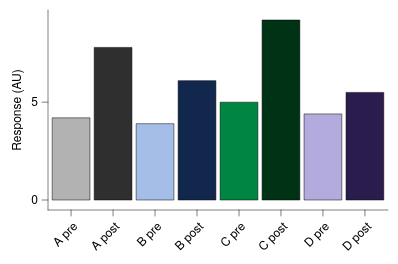

This figure's Vega-Lite source:
### Vega-Lite specification from a JSON file in a GitHub repository (floating-point values rounded to 4 significant figures)
{"background": null, "config": {"arc": {"fill": "#DBDBDB", "fillOpacity": 1.0, "innerRadius": 25.0, "padAngle": 0.03, "stroke": "black", "strokeOpacity": 1, "strokeWidth": 0.25}, "area": {"fill": "#DBDBDB", "fillOpacity": 1.0, "stroke": "black", "strokeOpacity": 1, "strokeWidth": 0.25}, "axis": {"domain": true, "domainCap": "round", "domainColor": "black", "domainWidth": 0.25, "grid": false, "gridCap": "round", "gridColor": "#F1F1F1", "gridDash": [0, 0], "gridOpacity": 1.0, "gridWidth": 0.25, "labelColor": "black", "labelFont": "Helvetica Neue, HelveticaNeue, Helvetica, Arial, sans-serif", "labelFontSize": 6, "labelFontStyle": "normal", "labelFontWeight": 400, "offset": 0, "ticks": true, "tickCap": "round", "tickColor": "black", "tickRound": false, "tickSize": 3, "tickWidth": 0.25, "titleColor": "black", "titleFont": "Helvetica Neue, HelveticaNeue, Helvetica, Arial, sans-serif", "titleFontSize": 6, "titleFontStyle": "normal", "titleFontWeight": 400}, "axisX": {"domain": true, "labelAlign": "right", "labelAngle": 315, "labels": true, "ticks": true, "translate": 0}, "axisY": {"domain": true, "labelAlign": "right", "labelAngle": 0, "labels": true, "ticks": true, "translate": 0}, "axisRight": {"domain": true, "labelAlign": "left", "labelAngle": 0, "labels": true, "ticks": true, "translate": 0}, "axisTop": {"domain": true, "labelAlign": "left", "labelAngle": 45, "labels": true, "ticks": true, "translate": 0}, "axisBand": {"tickOffset": 0}, "bar": {"fill": "#DBDBDB", "fillOpacity": 1.0, "stroke": "black", "strokeOpacity": 1, "strokeWidth": 0.25}, "boxplot": {"size": 9.0, "ticks": {"cornerRadius": 0.25, "fill": "black", "opacity": 1, "size": 4.5, "thickness": 0.25}, "box": {"fillOpacity": 1.0, "stroke": "black", "strokeOpacity": 1, "strokeWidth": 0.25}, "median": {"cornerRadius": 0, "fill": "black", "fillOpacity": 1.0, "opacity": 1, "size": 9.0, "thickness": 0.25}, "rule": {"fill": "black", "fillOpacity": 1.0, "size": 10.0, "stroke": "black", "strokeDash": [0, 0], "strokeOpacity": 1, "strokeWidth": 0.25}, "outliers": {"color": "black", "fill": "black", "fillOpacity": 1.0, "size": 0, "stroke": "black", "strokeOpacity": 1, "strokeWidth": 0.25}}, "circle": {"fill": "black", "fillOpacity": 1.0, "size": 1.25, "stroke": null, "strokeOpacity": 1, "strokeWidth": 0.25}, "errorband": {"band": {"fillOpacity": 0.6, "stroke": null, "strokeWidth": 0.25, "strokeOpacity": 1}, "borders": {"opacity": 0, "strokeOpacity": 1, "strokeWidth": 0.25}}, "errorbar": {"opacity": 1, "rule": {"strokeDash": [0, 0], "strokeWidth": 0.25}, "ticks": {"color": "black", "cornerRadius": 0.125, "opacity": 1, "size": 6.0, "thickness": 0.25}, "thickness": 0.25}, "font": "Helvetica Neue, HelveticaNeue, Helvetica, Arial, sans-serif", "geoshape": {"fill": "#DBDBDB", "fillOpacity": 1.0, "stroke": "black", "strokeOpacity": 1, "strokeWidth": 0.25}, "header": {"labelColor": "black", "labelFont": "Helvetica Neue, HelveticaNeue, Helvetica, Arial, sans-serif", "labelFontSize": 6, "labelFontStyle": "normal", "labelFontWeight": 400, "titleColor": "black", "titleFont": "Helvetica Neue, HelveticaNeue, Helvetica, Arial, sans-serif", "titleFontSize": 6, "titleFontStyle": "normal", "titleFontWeight": 400, "titlePadding": 0}, "legend": {"disable": false, "offset": 4.5, "titlePadding": 4, "labelOffset": 2, "gradientLabelOffset": 2, "columnPadding": 4, "rowPadding": 2, "gradientLength": 50.0, "gradientThickness": 5.0, "gradientOpacity": 1.0, "gradientStrokeColor": "black", "gradientStrokeWidth": 0.25, "labelColor": "black", "labelFont": "Helvetica Neue, HelveticaNeue, Helvetica, Arial, sans-serif", "labelFontSize": 6, "labelFontStyle": "normal", "labelFontWeight": 400, "strokeColor": "black", "strokeWidth": 0, "symbolSize": 36, "symbolStrokeColor": "black", "symbolStrokeWidth": 0.25, "titleColor": "black", "titleFont": "Helvetica Neue, HelveticaNeue, Helvetica, Arial, sans-serif", "titleFontSize": 6, "titleFontStyle": "normal", "titleFontWeight": 400}, "line": {"color": "black", "stroke": "black", "strokeCap": "butt", "strokeDash": [0, 0], "strokeOpacity": 1, "strokeWidth": 0.5}, "point": {"filled": true, "fill": "#DBDBDB", "fillOpacity": 1.0, "size": 5.0, "stroke": "black", "strokeOpacity": 1, "strokeWidth": 0.25}, "range": {"category": ["#B2B2B2", "#4A7CD3", "#008542", "#664CAF", "#509F98", "#636363", "#284F93", "#005226", "#382864", "#285753"], "diverging": {"scheme": ["#443E60", "#5F597E", "#7C759B", "#9994B6", "#B7B4CC", "#D6D5DC", "#F6F6F6", "#D1DAD9", "#A4C2BF", "#7AA9A4", "#578E89", "#37736E", "#1B5954"]}, "heatmap": {"scheme": ["#440154", "#472270", "#433E82", "#38598C", "#2C728E", "#238A8D", "#24A086", "#39B578", "#5DC862", "#96D646", "#CAE02D", "#FDE724"]}, "ordinal": {"scheme": ["#F1F1F1", "#DBDBDB", "#C6C6C6", "#B2B2B2", "#9D9D9D", "#898989", "#767676", "#636363", "#515151", "#404040", "#2F2F2F", "#1F1F1F"]}, "ramp": {"scheme": ["#440154", "#472270", "#433E82", "#38598C", "#2C728E", "#238A8D", "#24A086", "#39B578", "#5DC862", "#96D646", "#CAE02D", "#FDE724"]}}, "rule": {"color": "black", "stroke": "black", "strokeCap": "round", "strokeDash": [2, 2], "strokeOpacity": 1, "strokeWidth": 0.25}, "scale": {"barBandPaddingInner": 0.1, "rectBandPaddingInner": 0, "tickBandPaddingInner": 0.1, "bandPaddingOuter": 0.1, "bandWithNestedOffsetPaddingInner": 0.2, "bandWithNestedOffsetPaddingOuter": 0.2, "offsetBandPaddingInner": 0, "offsetBandPaddingOuter": 0, "continuousPadding": 5.0, "round": false}, "rect": {"fill": "#DBDBDB", "fillOpacity": 1.0, "stroke": "black", "strokeOpacity": 1, "strokeWidth": 0.25}, "square": {"fill": "#DBDBDB", "fillOpacity": 1.0, "size": 10.0, "stroke": "black", "strokeOpacity": 1, "strokeWidth": 0.25}, "text": {"color": "black", "font": "Helvetica Neue, HelveticaNeue, Helvetica, Arial, sans-serif", "fontSize": 6, "fontStyle": "normal", "fontWeight": 400}, "tick": {"color": "black", "cornerRadius": 0.125, "opacity": 1.0, "size": 9.0, "thickness": 0.25}, "title": {"anchor": "middle", "frame": "group", "color": "black", "font": "Helvetica Neue, HelveticaNeue, Helvetica, Arial, sans-serif", "fontSize": 6, "fontStyle": "normal", "fontWeight": 400, "subtitleColor": "black", "subtitleFont": "Helvetica Neue, HelveticaNeue, Helvetica, Arial, sans-serif", "subtitleFontSize": 6, "subtitleFontStyle": "normal", "subtitleFontWeight": 400}, "trail": {"color": "black", "opacity": 1, "size": 0.5}, "view": {"continuousWidth": 170, "continuousHeight": 100, "discreteWidth": 170, "discreteHeight": 100, "fill": null, "stroke": null, "strokeWidth": 0.25}}, "data": {"name": "data-13aaabbe96b52cd3daac2fe27d1f9518"}, "mark": {"type": "bar"}, "encoding": {"color": {"field": "condition", "legend": null, "scale": {"range": ["#B2B2B2", "#2F2F2F", "#A5BEE8", "#11274E", "#008542", "#003315", "#B3ABDE", "#2A1D4D", "#5AB3AB", "#173633"]}, "sort": null, "type": "nominal"}, "x": {"field": "condition", "sort": null, "title": null, "type": "nominal"}, "y": {"field": "response", "title": "Response (AU)", "type": "quantitative", "scale": {"nice": false}}}, "$schema": "https://vega.github.io/schema/vega-lite/v6.4.1.json", "datasets": {"data-13aaabbe96b52cd3daac2fe27d1f9518": [{"condition": "A pre", "response": 4.2}, {"condition": "A post", "response": 7.8}, {"condition": "B pre", "response": 3.9}, {"condition": "B post", "response": 6.1}, {"condition": "C pre", "response": 5.0}, {"condition": "C post", "response": 9.2}, {"condition": "D pre", "response": 4.4}, {"condition": "D post", "response": 5.5}]}}
